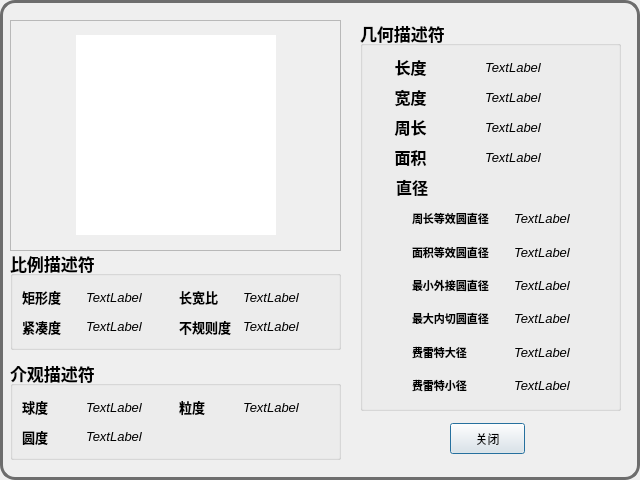
<?xml version="1.0" encoding="UTF-8"?>
<ui version="4.0">
 <class>SandInfoDialog</class>
 <widget class="QDialog" name="SandInfoDialog">
  <property name="geometry">
   <rect>
    <x>0</x>
    <y>0</y>
    <width>640</width>
    <height>480</height>
   </rect>
  </property>
  <property name="sizePolicy">
   <sizepolicy hsizetype="Fixed" vsizetype="Fixed">
    <horstretch>0</horstretch>
    <verstretch>0</verstretch>
   </sizepolicy>
  </property>
  <property name="windowTitle">
   <string>Dialog</string>
  </property>
  <property name="styleSheet">
   <string notr="true">QDialog#SandInfoDialog{
	border-radius:15px;
	border:3px solid;
	border-color:rgb(109, 109, 109);
}</string>
  </property>
  <widget class="QGroupBox" name="groupBox">
   <property name="geometry">
    <rect>
     <x>360</x>
     <y>20</y>
     <width>261</width>
     <height>391</height>
    </rect>
   </property>
   <property name="font">
    <font>
     <pointsize>13</pointsize>
     <bold>true</bold>
    </font>
   </property>
   <property name="title">
    <string>几何描述符</string>
   </property>
   <layout class="QVBoxLayout" name="verticalLayout_2" stretch="0,0,6">
    <item>
     <layout class="QGridLayout" name="gridLayout_3" columnstretch="1,2">
      <item row="2" column="0">
       <widget class="QLabel" name="label_7">
        <property name="font">
         <font>
          <pointsize>12</pointsize>
          <italic>false</italic>
          <bold>true</bold>
         </font>
        </property>
        <property name="text">
         <string>周长</string>
        </property>
        <property name="alignment">
         <set>Qt::AlignCenter</set>
        </property>
       </widget>
      </item>
      <item row="1" column="0">
       <widget class="QLabel" name="label_3">
        <property name="font">
         <font>
          <pointsize>12</pointsize>
          <italic>false</italic>
          <bold>true</bold>
         </font>
        </property>
        <property name="text">
         <string>宽度</string>
        </property>
        <property name="alignment">
         <set>Qt::AlignCenter</set>
        </property>
       </widget>
      </item>
      <item row="0" column="0">
       <widget class="QLabel" name="label">
        <property name="font">
         <font>
          <pointsize>12</pointsize>
          <italic>false</italic>
          <bold>true</bold>
         </font>
        </property>
        <property name="text">
         <string>长度</string>
        </property>
        <property name="alignment">
         <set>Qt::AlignCenter</set>
        </property>
       </widget>
      </item>
      <item row="3" column="0">
       <widget class="QLabel" name="label_5">
        <property name="font">
         <font>
          <pointsize>12</pointsize>
          <italic>false</italic>
          <bold>true</bold>
         </font>
        </property>
        <property name="text">
         <string>面积</string>
        </property>
        <property name="alignment">
         <set>Qt::AlignCenter</set>
        </property>
       </widget>
      </item>
      <item row="0" column="1">
       <layout class="QHBoxLayout" name="horizontalLayout">
        <item>
         <spacer name="horizontalSpacer_3">
          <property name="orientation">
           <enum>Qt::Horizontal</enum>
          </property>
          <property name="sizeType">
           <enum>QSizePolicy::Fixed</enum>
          </property>
          <property name="sizeHint" stdset="0">
           <size>
            <width>30</width>
            <height>0</height>
           </size>
          </property>
         </spacer>
        </item>
        <item>
         <widget class="QLabel" name="l1">
          <property name="font">
           <font>
            <pointsize>10</pointsize>
            <italic>true</italic>
            <bold>false</bold>
           </font>
          </property>
          <property name="text">
           <string>TextLabel</string>
          </property>
         </widget>
        </item>
       </layout>
      </item>
      <item row="1" column="1">
       <layout class="QHBoxLayout" name="horizontalLayout_2">
        <item>
         <spacer name="horizontalSpacer_4">
          <property name="orientation">
           <enum>Qt::Horizontal</enum>
          </property>
          <property name="sizeType">
           <enum>QSizePolicy::Fixed</enum>
          </property>
          <property name="sizeHint" stdset="0">
           <size>
            <width>30</width>
            <height>0</height>
           </size>
          </property>
         </spacer>
        </item>
        <item>
         <widget class="QLabel" name="l2">
          <property name="font">
           <font>
            <pointsize>10</pointsize>
            <italic>true</italic>
            <bold>false</bold>
           </font>
          </property>
          <property name="text">
           <string>TextLabel</string>
          </property>
         </widget>
        </item>
       </layout>
      </item>
      <item row="2" column="1">
       <layout class="QHBoxLayout" name="horizontalLayout_4">
        <item>
         <spacer name="horizontalSpacer_6">
          <property name="orientation">
           <enum>Qt::Horizontal</enum>
          </property>
          <property name="sizeType">
           <enum>QSizePolicy::Fixed</enum>
          </property>
          <property name="sizeHint" stdset="0">
           <size>
            <width>30</width>
            <height>0</height>
           </size>
          </property>
         </spacer>
        </item>
        <item>
         <widget class="QLabel" name="l3">
          <property name="font">
           <font>
            <pointsize>10</pointsize>
            <italic>true</italic>
            <bold>false</bold>
           </font>
          </property>
          <property name="text">
           <string>TextLabel</string>
          </property>
         </widget>
        </item>
       </layout>
      </item>
      <item row="3" column="1">
       <layout class="QHBoxLayout" name="horizontalLayout_3">
        <item>
         <spacer name="horizontalSpacer_5">
          <property name="orientation">
           <enum>Qt::Horizontal</enum>
          </property>
          <property name="sizeType">
           <enum>QSizePolicy::Fixed</enum>
          </property>
          <property name="sizeHint" stdset="0">
           <size>
            <width>30</width>
            <height>0</height>
           </size>
          </property>
         </spacer>
        </item>
        <item>
         <widget class="QLabel" name="l4">
          <property name="font">
           <font>
            <pointsize>10</pointsize>
            <italic>true</italic>
            <bold>false</bold>
           </font>
          </property>
          <property name="text">
           <string>TextLabel</string>
          </property>
         </widget>
        </item>
       </layout>
      </item>
     </layout>
    </item>
    <item>
     <widget class="QLabel" name="label_31">
      <property name="maximumSize">
       <size>
        <width>80</width>
        <height>16777215</height>
       </size>
      </property>
      <property name="font">
       <font>
        <pointsize>12</pointsize>
        <italic>false</italic>
        <bold>true</bold>
       </font>
      </property>
      <property name="text">
       <string>直径</string>
      </property>
      <property name="alignment">
       <set>Qt::AlignCenter</set>
      </property>
     </widget>
    </item>
    <item>
     <layout class="QGridLayout" name="gridLayout" columnstretch="1,5" columnminimumwidth="0,0">
      <item row="0" column="1">
       <layout class="QHBoxLayout" name="horizontalLayout_9" stretch="0,0">
        <item>
         <widget class="QLabel" name="label_17">
          <property name="font">
           <font>
            <pointsize>8</pointsize>
            <italic>false</italic>
            <bold>true</bold>
           </font>
          </property>
          <property name="text">
           <string>周长等效圆直径</string>
          </property>
         </widget>
        </item>
        <item>
         <widget class="QLabel" name="l5">
          <property name="font">
           <font>
            <pointsize>10</pointsize>
            <italic>true</italic>
            <bold>false</bold>
           </font>
          </property>
          <property name="text">
           <string>TextLabel</string>
          </property>
         </widget>
        </item>
       </layout>
      </item>
      <item row="1" column="1">
       <layout class="QHBoxLayout" name="horizontalLayout_10">
        <item>
         <widget class="QLabel" name="label_19">
          <property name="font">
           <font>
            <pointsize>8</pointsize>
            <italic>false</italic>
            <bold>true</bold>
           </font>
          </property>
          <property name="text">
           <string>面积等效圆直径</string>
          </property>
         </widget>
        </item>
        <item>
         <widget class="QLabel" name="l6">
          <property name="font">
           <font>
            <pointsize>10</pointsize>
            <italic>true</italic>
            <bold>false</bold>
           </font>
          </property>
          <property name="text">
           <string>TextLabel</string>
          </property>
         </widget>
        </item>
       </layout>
      </item>
      <item row="2" column="1">
       <layout class="QHBoxLayout" name="horizontalLayout_11">
        <item>
         <widget class="QLabel" name="label_21">
          <property name="font">
           <font>
            <pointsize>8</pointsize>
            <italic>false</italic>
            <bold>true</bold>
           </font>
          </property>
          <property name="text">
           <string>最小外接圆直径</string>
          </property>
         </widget>
        </item>
        <item>
         <widget class="QLabel" name="l7">
          <property name="font">
           <font>
            <pointsize>10</pointsize>
            <italic>true</italic>
            <bold>false</bold>
           </font>
          </property>
          <property name="text">
           <string>TextLabel</string>
          </property>
         </widget>
        </item>
       </layout>
      </item>
      <item row="3" column="1">
       <layout class="QHBoxLayout" name="horizontalLayout_12">
        <item>
         <widget class="QLabel" name="label_23">
          <property name="font">
           <font>
            <pointsize>8</pointsize>
            <italic>false</italic>
            <bold>true</bold>
           </font>
          </property>
          <property name="text">
           <string>最大内切圆直径</string>
          </property>
         </widget>
        </item>
        <item>
         <widget class="QLabel" name="l8">
          <property name="font">
           <font>
            <pointsize>10</pointsize>
            <italic>true</italic>
            <bold>false</bold>
           </font>
          </property>
          <property name="text">
           <string>TextLabel</string>
          </property>
         </widget>
        </item>
       </layout>
      </item>
      <item row="4" column="1">
       <layout class="QHBoxLayout" name="horizontalLayout_13">
        <item>
         <widget class="QLabel" name="label_25">
          <property name="font">
           <font>
            <pointsize>8</pointsize>
            <italic>false</italic>
            <bold>true</bold>
           </font>
          </property>
          <property name="text">
           <string>费雷特大径      </string>
          </property>
         </widget>
        </item>
        <item>
         <widget class="QLabel" name="l9">
          <property name="font">
           <font>
            <pointsize>10</pointsize>
            <italic>true</italic>
            <bold>false</bold>
           </font>
          </property>
          <property name="text">
           <string>TextLabel</string>
          </property>
         </widget>
        </item>
       </layout>
      </item>
      <item row="5" column="1">
       <layout class="QHBoxLayout" name="horizontalLayout_14">
        <item>
         <widget class="QLabel" name="label_27">
          <property name="font">
           <font>
            <pointsize>8</pointsize>
            <italic>false</italic>
            <bold>true</bold>
           </font>
          </property>
          <property name="text">
           <string>费雷特小径      </string>
          </property>
         </widget>
        </item>
        <item>
         <widget class="QLabel" name="l10">
          <property name="font">
           <font>
            <pointsize>10</pointsize>
            <italic>true</italic>
            <bold>false</bold>
           </font>
          </property>
          <property name="text">
           <string>TextLabel</string>
          </property>
         </widget>
        </item>
       </layout>
      </item>
     </layout>
    </item>
   </layout>
  </widget>
  <widget class="QGroupBox" name="groupBox_2">
   <property name="geometry">
    <rect>
     <x>10</x>
     <y>250</y>
     <width>331</width>
     <height>100</height>
    </rect>
   </property>
   <property name="font">
    <font>
     <pointsize>13</pointsize>
     <bold>true</bold>
    </font>
   </property>
   <property name="title">
    <string>比例描述符</string>
   </property>
   <layout class="QGridLayout" name="gridLayout_2">
    <item row="0" column="0">
     <layout class="QHBoxLayout" name="horizontalLayout_15" stretch="2,3">
      <property name="sizeConstraint">
       <enum>QLayout::SetDefaultConstraint</enum>
      </property>
      <item>
       <widget class="QLabel" name="label_30">
        <property name="sizePolicy">
         <sizepolicy hsizetype="Preferred" vsizetype="Preferred">
          <horstretch>0</horstretch>
          <verstretch>0</verstretch>
         </sizepolicy>
        </property>
        <property name="font">
         <font>
          <pointsize>10</pointsize>
          <italic>false</italic>
          <bold>true</bold>
         </font>
        </property>
        <property name="text">
         <string>矩形度</string>
        </property>
       </widget>
      </item>
      <item>
       <widget class="QLabel" name="l11">
        <property name="font">
         <font>
          <pointsize>10</pointsize>
          <italic>true</italic>
          <bold>false</bold>
         </font>
        </property>
        <property name="text">
         <string>TextLabel</string>
        </property>
       </widget>
      </item>
     </layout>
    </item>
    <item row="0" column="1">
     <layout class="QHBoxLayout" name="horizontalLayout_17" stretch="2,3">
      <item>
       <widget class="QLabel" name="label_34">
        <property name="sizePolicy">
         <sizepolicy hsizetype="Preferred" vsizetype="Preferred">
          <horstretch>0</horstretch>
          <verstretch>0</verstretch>
         </sizepolicy>
        </property>
        <property name="font">
         <font>
          <pointsize>10</pointsize>
          <italic>false</italic>
          <bold>true</bold>
         </font>
        </property>
        <property name="text">
         <string>长宽比</string>
        </property>
       </widget>
      </item>
      <item>
       <widget class="QLabel" name="l12">
        <property name="font">
         <font>
          <pointsize>10</pointsize>
          <italic>true</italic>
          <bold>false</bold>
         </font>
        </property>
        <property name="text">
         <string>TextLabel</string>
        </property>
       </widget>
      </item>
     </layout>
    </item>
    <item row="1" column="0">
     <layout class="QHBoxLayout" name="horizontalLayout_16" stretch="2,3">
      <item>
       <widget class="QLabel" name="label_32">
        <property name="sizePolicy">
         <sizepolicy hsizetype="Preferred" vsizetype="Preferred">
          <horstretch>0</horstretch>
          <verstretch>0</verstretch>
         </sizepolicy>
        </property>
        <property name="font">
         <font>
          <pointsize>10</pointsize>
          <italic>false</italic>
          <bold>true</bold>
         </font>
        </property>
        <property name="text">
         <string>紧凑度</string>
        </property>
       </widget>
      </item>
      <item>
       <widget class="QLabel" name="l13">
        <property name="font">
         <font>
          <pointsize>10</pointsize>
          <italic>true</italic>
          <bold>false</bold>
         </font>
        </property>
        <property name="text">
         <string>TextLabel</string>
        </property>
       </widget>
      </item>
     </layout>
    </item>
    <item row="1" column="1">
     <layout class="QHBoxLayout" name="horizontalLayout_18" stretch="2,3">
      <item>
       <widget class="QLabel" name="label_36">
        <property name="sizePolicy">
         <sizepolicy hsizetype="Preferred" vsizetype="Preferred">
          <horstretch>0</horstretch>
          <verstretch>0</verstretch>
         </sizepolicy>
        </property>
        <property name="font">
         <font>
          <pointsize>10</pointsize>
          <italic>false</italic>
          <bold>true</bold>
         </font>
        </property>
        <property name="text">
         <string>不规则度</string>
        </property>
       </widget>
      </item>
      <item>
       <widget class="QLabel" name="l14">
        <property name="font">
         <font>
          <pointsize>10</pointsize>
          <italic>true</italic>
          <bold>false</bold>
         </font>
        </property>
        <property name="text">
         <string>TextLabel</string>
        </property>
       </widget>
      </item>
     </layout>
    </item>
   </layout>
  </widget>
  <widget class="QGroupBox" name="groupBox_3">
   <property name="geometry">
    <rect>
     <x>10</x>
     <y>360</y>
     <width>331</width>
     <height>100</height>
    </rect>
   </property>
   <property name="font">
    <font>
     <pointsize>13</pointsize>
     <bold>true</bold>
    </font>
   </property>
   <property name="title">
    <string>介观描述符</string>
   </property>
   <layout class="QGridLayout" name="gridLayout_4">
    <item row="0" column="0">
     <layout class="QHBoxLayout" name="horizontalLayout_19" stretch="2,3">
      <item>
       <widget class="QLabel" name="label_38">
        <property name="sizePolicy">
         <sizepolicy hsizetype="Preferred" vsizetype="Preferred">
          <horstretch>0</horstretch>
          <verstretch>0</verstretch>
         </sizepolicy>
        </property>
        <property name="font">
         <font>
          <pointsize>10</pointsize>
          <italic>false</italic>
          <bold>true</bold>
         </font>
        </property>
        <property name="text">
         <string>球度</string>
        </property>
       </widget>
      </item>
      <item>
       <widget class="QLabel" name="l15">
        <property name="font">
         <font>
          <pointsize>10</pointsize>
          <italic>true</italic>
          <bold>false</bold>
         </font>
        </property>
        <property name="text">
         <string>TextLabel</string>
        </property>
       </widget>
      </item>
     </layout>
    </item>
    <item row="0" column="1">
     <layout class="QHBoxLayout" name="horizontalLayout_20" stretch="2,3">
      <item>
       <widget class="QLabel" name="label_40">
        <property name="sizePolicy">
         <sizepolicy hsizetype="Preferred" vsizetype="Preferred">
          <horstretch>0</horstretch>
          <verstretch>0</verstretch>
         </sizepolicy>
        </property>
        <property name="font">
         <font>
          <pointsize>10</pointsize>
          <italic>false</italic>
          <bold>true</bold>
         </font>
        </property>
        <property name="text">
         <string>粒度</string>
        </property>
       </widget>
      </item>
      <item>
       <widget class="QLabel" name="l16">
        <property name="font">
         <font>
          <pointsize>10</pointsize>
          <italic>true</italic>
          <bold>false</bold>
         </font>
        </property>
        <property name="text">
         <string>TextLabel</string>
        </property>
       </widget>
      </item>
     </layout>
    </item>
    <item row="1" column="0">
     <layout class="QHBoxLayout" name="horizontalLayout_21" stretch="2,3">
      <item>
       <widget class="QLabel" name="label_42">
        <property name="sizePolicy">
         <sizepolicy hsizetype="Preferred" vsizetype="Preferred">
          <horstretch>0</horstretch>
          <verstretch>0</verstretch>
         </sizepolicy>
        </property>
        <property name="font">
         <font>
          <pointsize>10</pointsize>
          <italic>false</italic>
          <bold>true</bold>
         </font>
        </property>
        <property name="text">
         <string>圆度</string>
        </property>
       </widget>
      </item>
      <item>
       <widget class="QLabel" name="l17">
        <property name="font">
         <font>
          <pointsize>10</pointsize>
          <italic>true</italic>
          <bold>false</bold>
         </font>
        </property>
        <property name="text">
         <string>TextLabel</string>
        </property>
       </widget>
      </item>
     </layout>
    </item>
   </layout>
  </widget>
  <widget class="QPushButton" name="pushButton">
   <property name="geometry">
    <rect>
     <x>450</x>
     <y>423</y>
     <width>75</width>
     <height>31</height>
    </rect>
   </property>
   <property name="text">
    <string>关闭</string>
   </property>
   <property name="default">
    <bool>true</bool>
   </property>
  </widget>
  <widget class="QFrame" name="frame">
   <property name="geometry">
    <rect>
     <x>10</x>
     <y>20</y>
     <width>331</width>
     <height>231</height>
    </rect>
   </property>
   <property name="frameShape">
    <enum>QFrame::StyledPanel</enum>
   </property>
   <property name="frameShadow">
    <enum>QFrame::Raised</enum>
   </property>
   <property name="lineWidth">
    <number>2</number>
   </property>
   <property name="midLineWidth">
    <number>1</number>
   </property>
   <layout class="QVBoxLayout" name="verticalLayout_3">
    <item>
     <layout class="QHBoxLayout" name="horizontalLayout_5">
      <item>
       <spacer name="horizontalSpacer">
        <property name="orientation">
         <enum>Qt::Horizontal</enum>
        </property>
        <property name="sizeHint" stdset="0">
         <size>
          <width>40</width>
          <height>20</height>
         </size>
        </property>
       </spacer>
      </item>
      <item>
       <widget class="QWidget" name="imgWidget" native="true">
        <property name="sizePolicy">
         <sizepolicy hsizetype="Fixed" vsizetype="Fixed">
          <horstretch>0</horstretch>
          <verstretch>0</verstretch>
         </sizepolicy>
        </property>
        <property name="minimumSize">
         <size>
          <width>200</width>
          <height>200</height>
         </size>
        </property>
        <property name="maximumSize">
         <size>
          <width>200</width>
          <height>200</height>
         </size>
        </property>
        <property name="styleSheet">
         <string notr="true">QWidget#imgWidget {
background-color: rgb(255, 255, 255);
}</string>
        </property>
       </widget>
      </item>
      <item>
       <spacer name="horizontalSpacer_2">
        <property name="orientation">
         <enum>Qt::Horizontal</enum>
        </property>
        <property name="sizeHint" stdset="0">
         <size>
          <width>40</width>
          <height>20</height>
         </size>
        </property>
       </spacer>
      </item>
     </layout>
    </item>
   </layout>
  </widget>
 </widget>
 <resources/>
 <connections/>
</ui>
